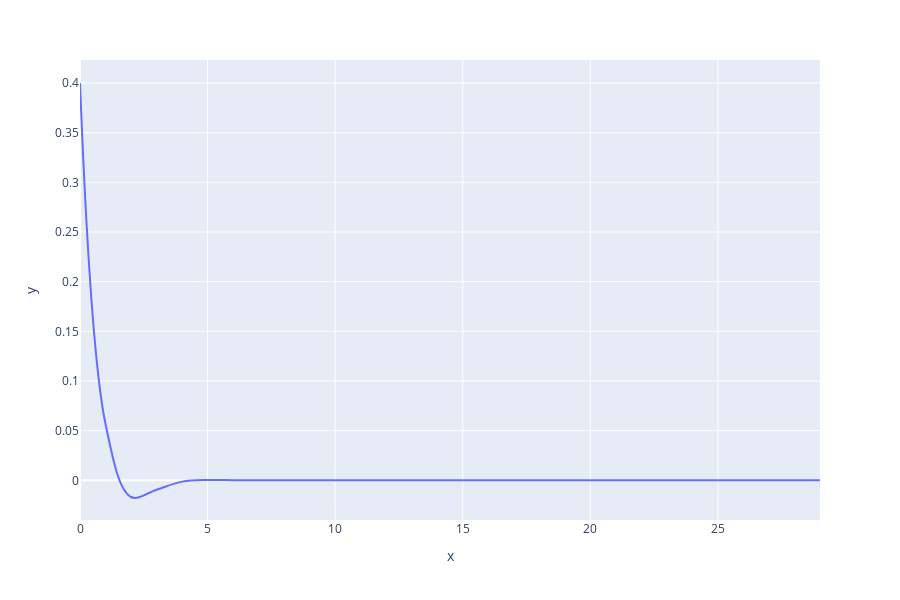

The code cell stored with this chart in its notebook:
### Code cell
#--------------------------------------------------------------------------*
# critically-damped harmonic motion 
m = 20   # mass of particel
k = 30   # force applied to particle       m= k*x     x = 1.5
b = 50    # existing resitive force
A = 0.4    # Amplitide 
phi = math.pi  # angular velocity

tau = (2*m) / b     # time constant

w = math.sqrt( (k/m) - (b**2) / ((4*m)**2)) #frequency of oscillation
#--------------------------------------------------------------------------*

import plotly.express as px
data = Motion(w,tau)
px.line(x = [i for i in range(len(data))], y=data, line_shape="spline", render_mode="svg")#range_x=[-10,10], range_y=[-10,10], )

### Figure 1 — Plotly figure (JSON) as saved in the notebook; plotly's stock layout.template omitted (floating-point values rounded to 4 significant figures)
{"data": [{"hoverlabel": {"namelength": 0}, "hovertemplate": "x=%{x}<br>y=%{y}", "legendgroup": "", "line": {"color": "#636efa", "dash": "solid", "shape": "spline"}, "mode": "lines", "name": "", "showlegend": false, "type": "scatter", "x": [0, 1, 2, 3, 4, 5, 6, 7, 8, 9, 10, 11, 12, 13, 14, 15, 16, 17, 18, 19, 20, 21, 22, 23, 24, 25, 26, 27, 28, 29], "xaxis": "x", "y": [0.4, 0.0567, -0.01676, -0.009406, -0.001291, 0.0004062, 0.0002211, 2.933e-05, -9.833e-06, -5.195e-06, -6.656e-07, 2.377e-07, 1.22e-07, 1.508e-08, -5.742e-09, -2.866e-09, -3.41e-10, 1.386e-10, 6.727e-11, 7.698e-12, -3.34e-12, -1.579e-12, -1.734e-13, 8.043e-14, 3.703e-14, 3.896e-15, -1.935e-15, -8.685e-16, -8.733e-17, 4.653e-17], "yaxis": "y"}], "layout": {"height": 600, "legend": {"tracegroupgap": 0}, "margin": {"t": 60}, "xaxis": {"anchor": "y", "domain": [0, 1], "title": {"text": "x"}}, "yaxis": {"anchor": "x", "domain": [0, 1], "title": {"text": "y"}}}}
